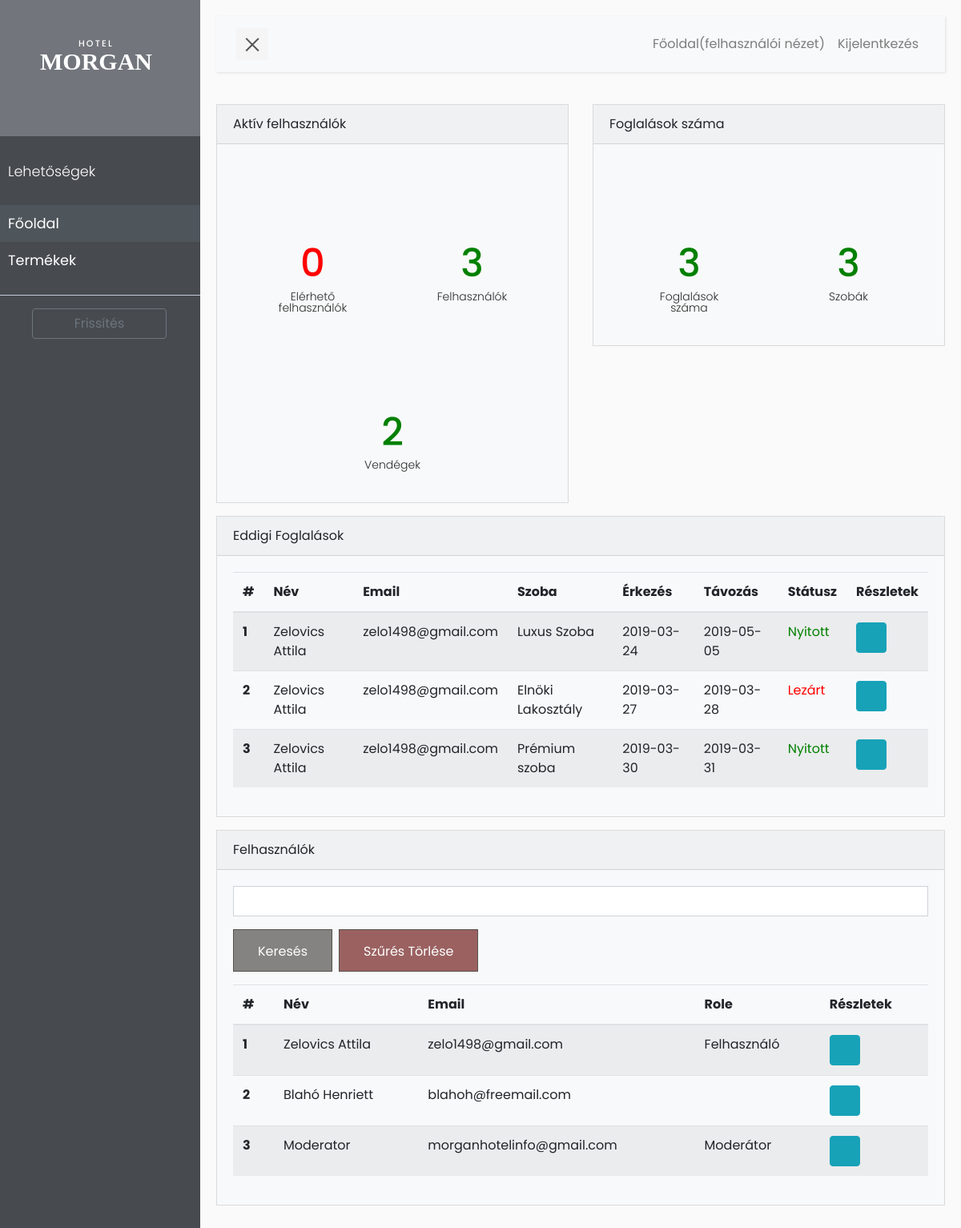
/dashboard (signed in), run on the app's committed database.
### tables this page shows
CREATE TABLE `reservation` (
  `reservation_id` int(11) NOT NULL,
  `guest_id` int(11) NOT NULL,
  `room_id` int(11) NOT NULL,
  `reservation_date` datetime NOT NULL,
  `check_in` date NOT NULL,
  `check_out` date NOT NULL,
  `members` int(11) NOT NULL,
  `description` text NOT NULL,
  `PIN` int(4) NOT NULL,
  `status_id` int(11) NOT NULL
);

CREATE TABLE `users` (
  `user_id` int(11) NOT NULL,
  `name` varchar(255) NOT NULL,
  `email` varchar(50) NOT NULL,
  `password` varchar(255) NOT NULL,
  `joined` date NOT NULL,
  `status` int(11) NOT NULL
);

CREATE TABLE `rooms` (
  `room_id` int(11) NOT NULL,
  `room_type_id` int(11) NOT NULL,
  `room_status_id` int(11) NOT NULL,
  `price` varchar(50) NOT NULL,
  `room_name` varchar(50) NOT NULL,
  `qualification` int(11) NOT NULL,
  `description` text NOT NULL,
  `room_picture` varchar(255) NOT NULL
);

CREATE TABLE `role` (
  `role_id` int(11) NOT NULL,
  `slug` varchar(100) NOT NULL,
  `name` varchar(100) NOT NULL
);

### Views/Admin/admin.php (the view, shortened to what the rows shown need)
<?php
require_once root . "/DB/db.php";
$db = db::get();
$selectRoleString = 'SELECT userrole.role_id FROM `users`  LEFT JOIN userrole ON userrole.user_id = users.user_id LEFT JOIN role ON userrole.role_id = role.role_id WHERE users.user_id = "' . $_SESSION["id"] . '"';
$userrole = $db->getRow($selectRoleString);
$activeUsers = $db->numnrows("SELECT * FROM users");
$activeGuests = $db->numnrows("SELECT * FROM  guests");
$activeAccounts = $db->numnrows("SELECT * FROM sessions WHERE date > DATE_SUB(NOW(), INTERVAL 5 MINUTE) ");
$bookingsNumber = $db->numnrows("SELECT * FROM reservation");
$roomsNumber = $db->numnrows("SELECT * FROM rooms");
$selectAllBookings = "SELECT users.name,users.email,rooms.room_name,payment.payment_status_id,payment.payment_date,reservation.status_id,reservation.check_in,reservation.check_out,reservation.reservation_id FROM reservation LEFT JOIN payment ON payment.reservation_id=reservation.reservation_id LEFT JOIN rooms ON rooms.room_id = reservation.room_id LEFT JOIN guests ON guests.guest_id = reservation.guest_id LEFT JOIN users ON users.user_id = guests.user_id ORDER BY reservation_date";
$allBookings = $db->getArray($selectAllBookings);
$selectAllUsers = "SELECT users.user_id, users.name AS u_name ,users.email,role.name AS r_name FROM users LEFT JOIN userrole ON users.user_id = userrole.user_id LEFT JOIN role ON role.role_id = userrole.role_id";
$allUsers = $db->getArray($selectAllUsers);
require_once root."/Views/Admin/header.php";
?>
        <?php if ($userrole["role_id"] == 1): ?>
            <div class="row">
                <div class="col-md-6 col-12">
                    <div class="card bg-light mb-3 rounded-0">
                        <div class="card-body">
                            <section class="our-milestones section-padding-100-0 bg-img bg-overlay bg-fixed">
                                <div class="container">
                                    <div class="row">
                                        <div class="col">
                                            <div class="single-cool-fact mb-100 wow fadeInUp" data-wow-delay="300ms">
                                                <div class="scf-text">
                                                    <h2
                                                        <?php if ($activeAccounts == 0) : ?>
                                                            style="color: red;"
                                                        <?php else: ?>
                                                            style="color: green;"
                                                        <?php endif; ?>
                                                    >
                                                        <span class="counter"><?php echo $activeAccounts; ?></span>
                                                    </h2>
                                                </div>
                                            </div>
                                        </div>
                                        <div class="col">
                                            <div class="single-cool-fact mb-100 wow fadeInUp" data-wow-delay="300ms">
                                                <div class="scf-text">
                                                    <h2
                                                        <?php if (($activeUsers - 1) == 0) : ?>
                                                            style="color: red;"
                                                        <?php else: ?>
                                                            style="color: green;"
                                                        <?php endif; ?>
                                                    >
                                                        <span class="counter"><?php echo $activeUsers - 1; ?></span>
                                                    </h2>
                                                </div>
                                            </div>
                                        </div>
                                        <div class="col">
                                            <div class="single-cool-fact mb-100 wow fadeInUp" data-wow-delay="300ms">
                                                <div class="scf-text">
                                                    <h2
                                                        <?php if ($activeGuests == 0) : ?>
                                                            style="color: red;"
                                                        <?php else: ?>
                                                            style="color: green;"
                                                        <?php endif; ?>
                                                    >
                                                        <span class="counter"><?php echo $activeGuests; ?></span>
                                                    </h2>
                                                </div>
                                            </div>
                                        </div>
                                    </div>
                                </div>
                            </section>
                        </div>
                    </div>
                </div>
                <div class="col-md-6 col-12">
                    <div class="card bg-light mb-3 rounded-0">
                        <div class="card-body">
                            <section class="our-milestones section-padding-100-0 bg-img bg-overlay bg-fixed">
                                <div class="container">
                                    <div class="row">
                                        <div class="col">
                                            <div class="single-cool-fact mb-100 wow fadeInUp" data-wow-delay="300ms">
                                                <div class="scf-text">
                                                    <h2
                                                        <?php if ($bookingsNumber == 0) : ?>
                                                            style="color: red;"
                                                        <?php else: ?>
                                                            style="color: green;"
                                                        <?php endif; ?>
                                                    >
                                                        <span class="counter"><?php echo $bookingsNumber; ?></span>
                                                    </h2>
                                                </div>
                                            </div>
                                        </div>
                                        <div class="col">
                                            <div class="single-cool-fact mb-100 wow fadeInUp" data-wow-delay="300ms">
                                                <div class="scf-text">
                                                    <h2
                                                        <?php if ($roomsNumber == 0) : ?>
                                                            style="color: red;"
                                                        <?php else: ?>
                                                            style="color: green;"
                                                        <?php endif; ?>
                                                    >
                                                        <span class="counter"><?php echo $roomsNumber ?></span>
                                                    </h2>
                                                </div>
                                            </div>
                                        </div>
                                    </div>
                                </div>
                            </section>
                        </div>
                    </div>
                </div>
                <div class="col-12">
                    <div class="card bg-light mb-3 rounded-0">
                        <div class="card-body">
                            <?php if (count($allBookings) > 0): ?>
                                <div class="table-responsive">
                                    <table class="table table-striped">
                                        <thead>
                                        <tr>
                                            <th scope="col">#</th>
                                            <th scope="col">Név</th>
                                            <th scope="col">Email</th>
                                            <th scope="col">Szoba</th>
                                            <th scope="col">Érkezés</th>
                                            <th scope="col">Távozás</th>
                                            <th scope="col">Státusz</th>
                                            <th scope="col">Részletek</th>
                                        </tr>
                                        </thead>
                                        <tbody>
                                        <?php
                                        $counter = 1;
                                        foreach ($allBookings as $c): ?>
                                            <tr>
                                                <th scope="row"><?php echo $counter; ?></th>
                                                <td><?php echo $c["name"]; ?></td>
                                                <td><?php echo $c["email"]; ?></td>
                                                <td><?php echo $c["room_name"]; ?></td>
                                                <td><?php echo $c["check_in"]; ?></td>
                                                <td><?php echo $c["check_out"]; ?></td>
                                                <td
                                                    <?php if ($c["status_id"] == 1): ?>
                                                        style="color: green;"
                                                    <?php else : ?>
                                                        style="color:red;"
                                                    <?php endif; ?>
                                                >
                                                    <?php if ($c["status_id"] == 1):
                                                        echo "Nyitott";
                                                    else :
                                                        echo "Lezárt";
                                                    endif;
                                                    ?>
                                                </td>
                                                <td>
                                                    <a href="/edit-booking/?reservation_id=<?php echo $c["reservation_id"] ?>"
                                                       class="btn btn-info"><i class="fa fa-info-circle"></i></a></td>
                                            </tr>
                                            <?php $counter++; endforeach; ?>
                                        </tbody>
                                    </table>
                                </div>
                            <?php endif; ?>
                        </div>
                    </div>
                </div>
                <div class="col-12">
                    <div class="card bg-light mb-3 rounded-0">
                        <div class="card-body">
                            <?php if (count($allUsers) > 0): ?>
                                <div class="table-responsive">
                                    <table class="table table-striped">
                                        <thead>
                                        <tr>
                                            <th scope="col">#</th>
                                            <th scope="col">Név</th>
                                            <th scope="col">Email</th>
                                            <th scope="col">Role</th>
                                            <th scope="col">Részletek</th>
                                        </tr>
                                        </thead>
                                        <tbody>
                                        <?php
                                        $counter = 1;
                                        foreach ($allUsers as $u): ?>
                                            <?php if ($u["user_id"] == 2): $counter--; ?>
                                            <?php else: ?>
                                                <tr>
                                                    <th scope="row"><?php echo $counter; ?></th>
                                                    <td><?php echo $u["u_name"]; ?></td>
                                                    <td><?php echo $u["email"]; ?></td>
                                                    <td><?php echo $u["r_name"]; ?></td>
                                                    <td><a href="edit-user/?user_id=<?php echo $u["user_id"] ?>"
                                                           class="btn btn-info"><i class="fa fa-info-circle"></i></a>
                                                    </td>
                                                </tr>
                                            <?php endif; ?>
                                            <?php $counter++; endforeach; ?>
                                        </tbody>
                                    </table>
                                </div>
                            <?php endif; ?>
                        </div>
                    </div>
                </div>
            </div>
        <?php endif; ?>
    </div>
</div>
<?php
require_once root."/Views/Admin/footer.php";

### data on the page
reservation: users.name "Zelovics Attila", users.email "zelo1498@gmail.com", room.room_name "Luxus Szoba", check_in "2019-03-24", check_out "2019-05-05", shows "Nyitott"
reservation: users.name "Zelovics Attila", users.email "zelo1498@gmail.com", room.room_name "Elnöki Lakosztály", check_in "2019-03-27", check_out "2019-03-28", shows "Lezárt"
reservation: users.name "Zelovics Attila", users.email "zelo1498@gmail.com", room.room_name "Prémium szoba", check_in "2019-03-30", check_out "2019-03-31", shows "Nyitott"
users: name "Zelovics Attila", email "zelo1498@gmail.com", role.name "Felhasználó"
users: name "Blahó Henriett", email "blahoh@freemail.com"
users: name "Moderator", email "morganhotelinfo@gmail.com", role.name "Moderátor"

### other printed values
$activeAccounts "0"
$activeUsers - 1 "3"
$activeGuests "2"
$bookingsNumber "3"
$roomsNumber "3"
